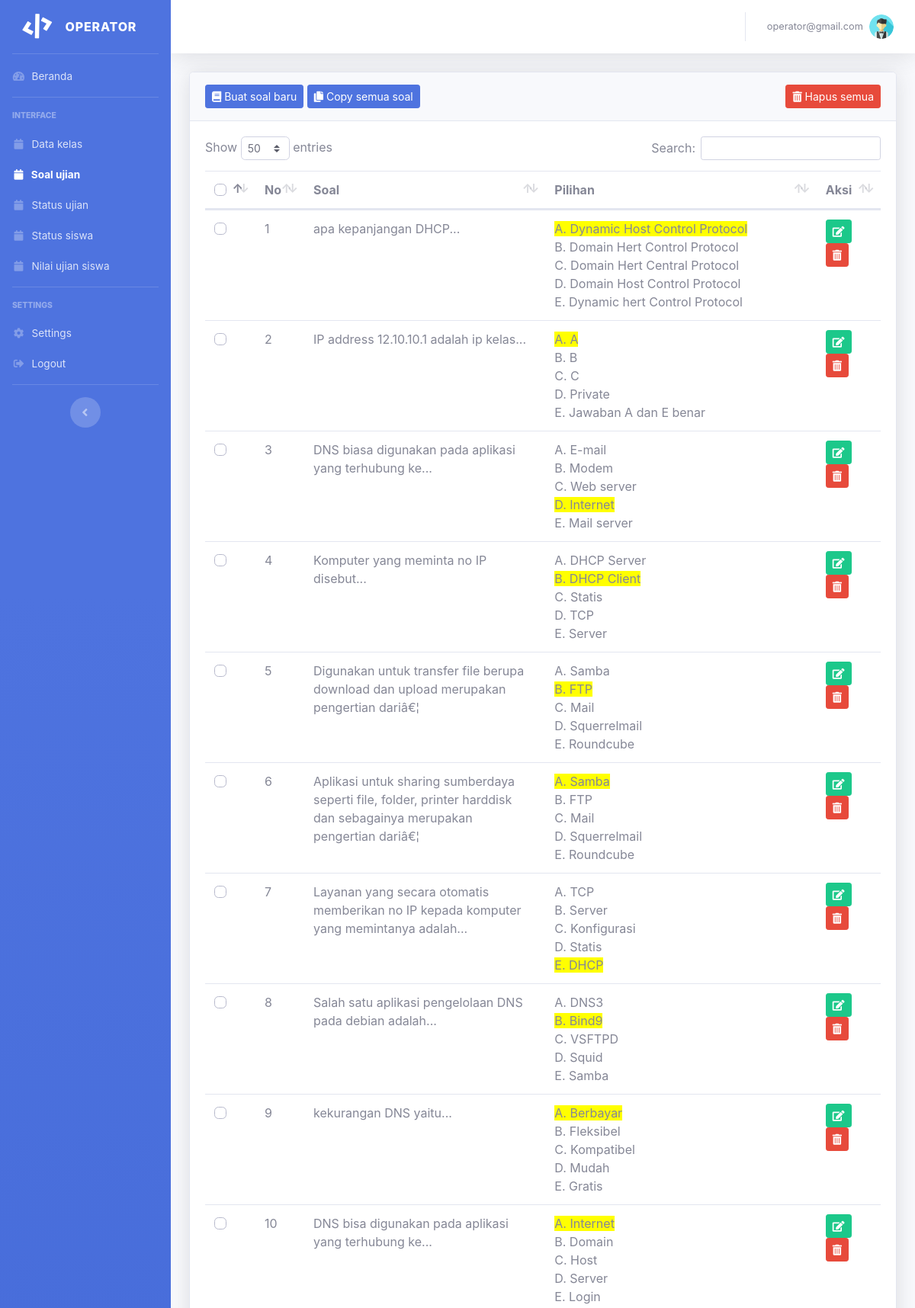
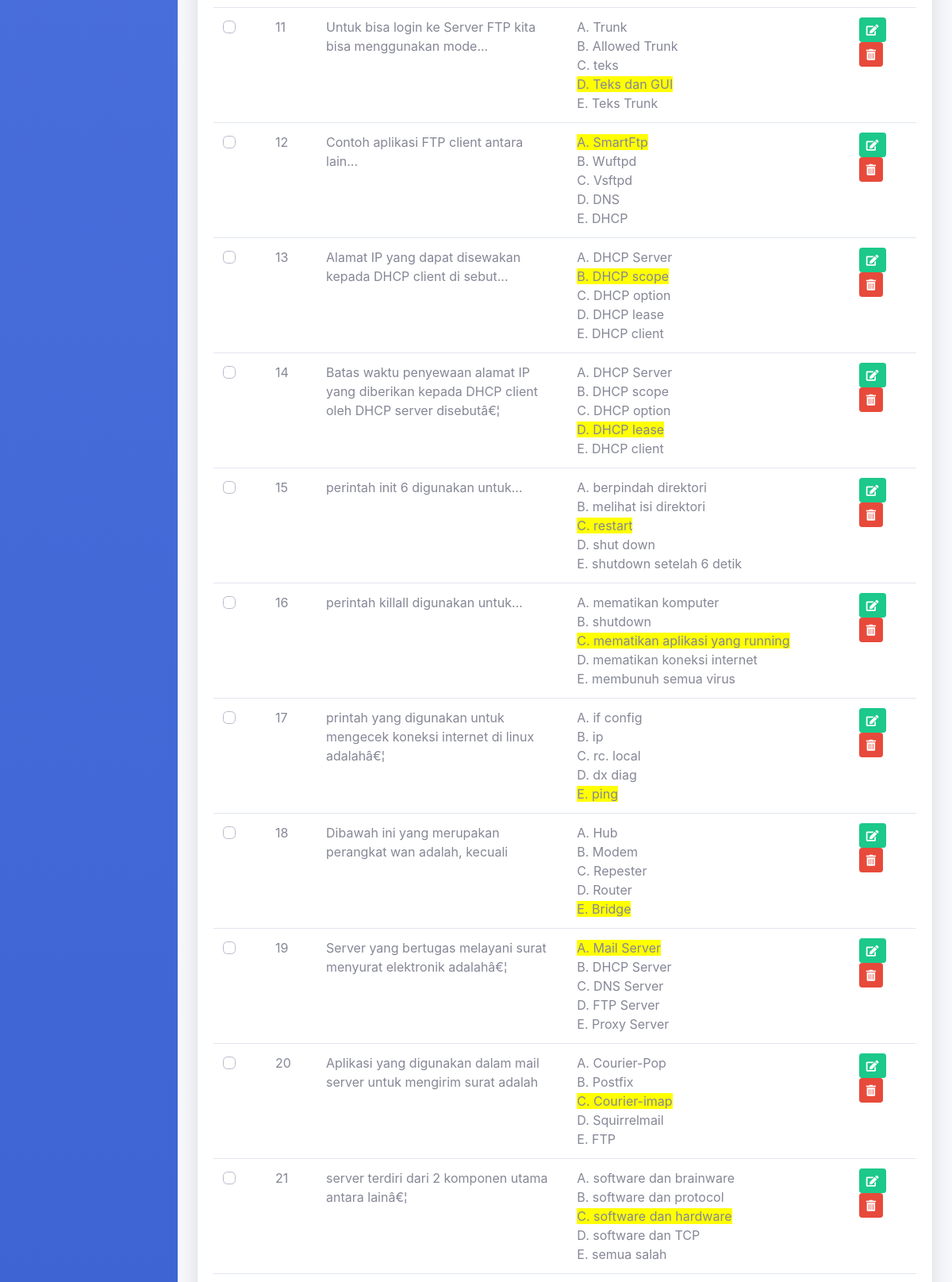
The app's page /operator/m?page=soal&token=4ceba07f96e204391af8c82d508a5bd4e7342e67 (signed in, upper part) with its own data (2 pictures, top to bottom).
### tables this page shows
CREATE TABLE `tb_operator` (
  `id` int(11) NOT NULL,
  `nama` varchar(100) NOT NULL,
  `email` varchar(100) NOT NULL,
  `password` varchar(100) NOT NULL
);

CREATE TABLE `tb_soal` (
  `id` int(11) NOT NULL,
  `id_jadwal` int(11) NOT NULL,
  `soal` text NOT NULL,
  `pil_a` text NOT NULL,
  `pil_b` text NOT NULL,
  `pil_c` text NOT NULL,
  `pil_d` text NOT NULL,
  `pil_e` text NOT NULL,
  `kunci` text NOT NULL,
  `token` varchar(100) NOT NULL
);

### operator/soal.php (the view, shortened to what this page needs)
<?php
$token = $_GET['token'];
$ambil = $koneksi->query("SELECT * FROM tb_jadwal WHERE token = '$token'");
$jadwal = $ambil->fetch_assoc();
$ambil = $koneksi->query("SELECT * FROM tb_soal WHERE token = '$token'");
$soal = $ambil->fetch_assoc();
?>
<div class="container-fluid">
  <div class="card shadow mb-4">
    <div class="card-header py-3">
      <div class="m-0">
        <a href="m?page=buat-soal&token=<?= $token ?>" class="btn btn-primary btn-sm"><i class="fa fa-book"></i> Buat soal baru</a>
      <?php if(isset($soal)): ?>
        <a href="" data-toggle="modal" data-target="#salinsemuasoalModal" class="btn btn-primary btn-sm"><i class="fa fa-copy"></i> Copy semua soal</a>
        <a href="" data-toggle="modal" data-target="#hapussemuasoalModal" class="btn btn-danger btn-sm pull-right"><i class="fa fa-trash-alt"></i> Hapus semua</a>
      <?php endif ?>
      </div>
    </div>
    <div class="card-body">
      <div class="table-responsive">
        <form action="" method="post">
          <table class="table table-hover" id="dataTable" width="100%" cellspacing="0">
            <thead>
              <tr>
                <th>
                  <div class="custom-control custom-checkbox small">
                  </div>
                </th>
                <th>No</th>
                <th width="40%">Soal</th>
                <th width="50%">Pilihan</th>
                <th width="10%">Aksi</th>
              </tr>
            </thead>
            <tbody>
              <?php
              $ambil = $koneksi->query("SELECT * FROM tb_soal WHERE id_jadwal = '$jadwal[id]'");
              $nomor = 1;
              foreach($ambil as $soal):
              ?>
              <tr>
                <td>
                  <div class="custom-control custom-checkbox small">
                  </div>
                </td>
                <td><?= $nomor++ ?></td>
                <td><?= $soal['soal'] ?></td>
                <td>
                  <?php
                    if($soal['pil_e'] == ''){
                      if($soal['pil_a'] == $soal['kunci']){
                        echo "<span class='maker'>A. ".$soal['pil_a']."</span><br>";
                        echo "B. ".$soal['pil_b']."<br>";
                        echo "C. ".$soal['pil_c']."<br>";
                        echo "D. ".$soal['pil_d']."<br>";
                      } elseif($soal['pil_b'] == $soal['kunci']){
                        echo "A. ".$soal['pil_a']."<br>";
                        echo "<span class='maker'>B. ".$soal['pil_b']."</span><br>";
                        echo "C. ".$soal['pil_c']."<br>";
                        echo "D. ".$soal['pil_d']."<br>";
                      } elseif($soal['pil_c'] == $soal['kunci']){
                        echo "A. ".$soal['pil_a']."<br>";
                        echo "B. ".$soal['pil_b']."<br>";
                        echo "<span class='maker'>C. ".$soal['pil_c']."</span><br>";
                        echo "D. ".$soal['pil_d']."<br>";
                      } elseif($soal['pil_d'] == $soal['kunci']){
                        echo "A. ".$soal['pil_a']."<br>";
                        echo "B. ".$soal['pil_b']."<br>";
                        echo "C. ".$soal['pil_c']."<br>";
                        echo "<span class='maker'>D. ".$soal['pil_d']."</span><br>";
                      } elseif($soal['pil_e'] == $soal['kunci']){
                        echo "A. ".$soal['pil_a']."<br>";
                        echo "B. ".$soal['pil_b']."<br>";
                        echo "C. ".$soal['pil_c']."<br>";
                        echo "D. ".$soal['pil_d']."<br>";
                      }
                    } else {
                      if($soal['pil_a'] == $soal['kunci']){
                        echo "<span class='maker'>A. ".$soal['pil_a']."</span><br>";
                        echo "B. ".$soal['pil_b']."<br>";
                        echo "C. ".$soal['pil_c']."<br>";
                        echo "D. ".$soal['pil_d']."<br>";
                        echo "E. ".$soal['pil_e'];
                      } elseif($soal['pil_b'] == $soal['kunci']){
                        echo "A. ".$soal['pil_a']."<br>";
                        echo "<span class='maker'>B. ".$soal['pil_b']."</span><br>";
                        echo "C. ".$soal['pil_c']."<br>";
                        echo "D. ".$soal['pil_d']."<br>";
                        echo "E. ".$soal['pil_e'];
                      } elseif($soal['pil_c'] == $soal['kunci']){
                        echo "A. ".$soal['pil_a']."<br>";
                        echo "B. ".$soal['pil_b']."<br>";
                        echo "<span class='maker'>C. ".$soal['pil_c']."</span><br>";
                        echo "D. ".$soal['pil_d']."<br>";
                        echo "E. ".$soal['pil_e'];
                      } elseif($soal['pil_d'] == $soal['kunci']){
                        echo "A. ".$soal['pil_a']."<br>";
                        echo "B. ".$soal['pil_b']."<br>";
                        echo "C. ".$soal['pil_c']."<br>";
                        echo "<span class='maker'>D. ".$soal['pil_d']."</span><br>";
                        echo "E. ".$soal['pil_e'];
                      } elseif($soal['pil_e'] == $soal['kunci']){
                        echo "A. ".$soal['pil_a']."<br>";
                        echo "B. ".$soal['pil_b']."<br>";
                        echo "C. ".$soal['pil_c']."<br>";
                        echo "D. ".$soal['pil_d']."<br>";
                        echo "<span class='maker'>E. ".$soal['pil_e']."</span";
                      }
                    }
                  ?>
                </td>
                <td>
                  <a href="m?page=edit-soal&id=<?= $soal['id'] ?>&token=<?= $token ?>" class="btn btn-success btn-sm"><i class="fa fa-edit"></i></a>
                  <a onclick="return confirm('Anda ingin menghapus soal')" href="hapus/hapus-soal?id=<?= $soal['id'] ?>&token=<?= $token ?>" class="btn btn-danger btn-sm"><i class="fa fa-trash-alt"></i></a>
                </td>
              </tr>
              <?php endforeach ?>
            </tbody>
          </table>
          <br>
        </form>
      </div>
    </div>
  </div>
</div>

### operator/template/topbar.php (shortened to what this page needs)
<?php
$ambil = $koneksi->query("SELECT * FROM tb_operator WHERE id = '$_SESSION[operator]'");
$operator = $ambil->fetch_assoc();
?>
    <div id="content-wrapper" class="d-flex flex-column">
      <div id="content">
        <nav class="navbar navbar-expand navbar-light bg-white topbar mb-4 static-top shadow">
          <ul class="navbar-nav ml-auto">
            <li class="nav-item dropdown no-arrow">
              <a class="nav-link dropdown-toggle" href="#" id="userDropdown" role="button" data-toggle="dropdown" aria-haspopup="true" aria-expanded="false">
                <span class="mr-2 d-none d-lg-inline text-gray-600 small"><?= $operator['email'] ?></span>
                <img class="img-profile rounded-circle" src="vendor/operator@gmail.com.png">
              </a>
            </li>
          </ul>
        </nav>

### records on screen
tb_operator: email "operator@gmail.com"
tb_soal: soal "apa kepanjangan DHCP...", pil_a "Dynamic Host Control Protocol", pil_b "Domain Hert Control Protocol", pil_c "Domain Hert Central Protocol", pil_d "Domain Host Control Protocol", pil_e "Dynamic hert Control Protocol"
tb_soal: soal "IP address 12.10.10.1 adalah ip kelas...", pil_a "A", pil_b "B", pil_c "C", pil_d "Private", pil_e "Jawaban A dan E benar"
tb_soal: soal "DNS biasa digunakan pada aplikasi yang terhubung ke...", pil_a "E-mail", pil_b "Modem", pil_c "Web server", pil_d "Internet", pil_e "Mail server"
tb_soal: soal "Komputer yang meminta no IP disebut...", pil_a "DHCP Server", pil_b "DHCP Client", pil_c "Statis", pil_d "TCP", pil_e "Server"
tb_soal: soal "Digunakan untuk transfer file berupa download dan upload merupakan pengertian dariâ€¦", pil_a "Samba", pil_b "FTP", pil_c "Mail", pil_d "Squerrelmail", pil_e "Roundcube"
tb_soal: soal "Aplikasi untuk sharing sumberdaya seperti file, folder, printer harddisk dan sebagainya merupakan pengertian dariâ€¦", pil_a "Samba", pil_b "FTP", pil_c "Mail", pil_d "Squerrelmail", pil_e "Roundcube"
tb_soal: soal "Layanan yang secara otomatis memberikan no IP kepada komputer yang memintanya adalah...", pil_a "TCP", pil_b "Server", pil_c "Konfigurasi", pil_d "Statis", pil_e "DHCP"
tb_soal: soal "Salah satu aplikasi pengelolaan DNS pada debian adalah...", pil_a "DNS3", pil_b "Bind9", pil_c "VSFTPD", pil_d "Squid", pil_e "Samba"
tb_soal: soal "kekurangan DNS yaitu...", pil_a "Berbayar", pil_b "Fleksibel", pil_c "Kompatibel", pil_d "Mudah", pil_e "Gratis"
tb_soal: soal "DNS bisa digunakan pada aplikasi yang terhubung ke...", pil_a "Internet", pil_b "Domain", pil_c "Host", pil_d "Server", pil_e "Login"
tb_soal: soal "Untuk bisa login ke Server FTP kita bisa menggunakan mode...", pil_a "Trunk", pil_b "Allowed Trunk", pil_c "teks", pil_d "Teks dan GUI", pil_e "Teks Trunk"
tb_soal: soal "Contoh aplikasi FTP client antara lain...", pil_a "SmartFtp", pil_b "Wuftpd", pil_c "Vsftpd", pil_d "DNS", pil_e "DHCP"
tb_soal: soal "Alamat IP yang dapat disewakan kepada DHCP client di sebut...", pil_a "DHCP Server", pil_b "DHCP scope", pil_c "DHCP option", pil_d "DHCP lease", pil_e "DHCP client"
tb_soal: soal "Batas waktu penyewaan alamat IP yang diberikan kepada DHCP client oleh DHCP server disebutâ€¦", pil_a "DHCP Server", pil_b "DHCP scope", pil_c "DHCP option", pil_d "DHCP lease", pil_e "DHCP client"
tb_soal: soal "perintah init 6 digunakan untuk...", pil_a "berpindah direktori", pil_b "melihat isi direktori", pil_c "restart", pil_d "shut down", pil_e "shutdown setelah 6 detik"
tb_soal: soal "perintah killall digunakan untuk...", pil_a "mematikan komputer", pil_b "shutdown", pil_c "mematikan aplikasi yang running", pil_d "mematikan koneksi internet", pil_e "membunuh semua virus"
tb_soal: soal "printah yang digunakan untuk mengecek koneksi internet di linux adalahâ€¦", pil_a "if config", pil_b "ip", pil_c "rc. local", pil_d "dx diag", pil_e "ping"
tb_soal: soal "Dibawah ini yang merupakan perangkat wan adalah, kecuali", pil_a "Hub", pil_b "Modem", pil_c "Repester", pil_d "Router", pil_e "Bridge"
tb_soal: soal "Server yang bertugas melayani surat menyurat elektronik adalahâ€¦", pil_a "Mail Server", pil_b "DHCP Server", pil_c "DNS Server", pil_d "FTP Server", pil_e "Proxy Server"
tb_soal: soal "Aplikasi yang digunakan dalam mail server untuk mengirim surat adalah", pil_a "Courier-Pop", pil_b "Postfix", pil_c "Courier-imap", pil_d "Squirrelmail", pil_e "FTP"
tb_soal: soal "server terdiri dari 2 komponen utama antara lainâ€¦", pil_a "software dan brainware", pil_b "software dan protocol", pil_c "software dan hardware", pil_d "software dan TCP", pil_e "semua salah"
